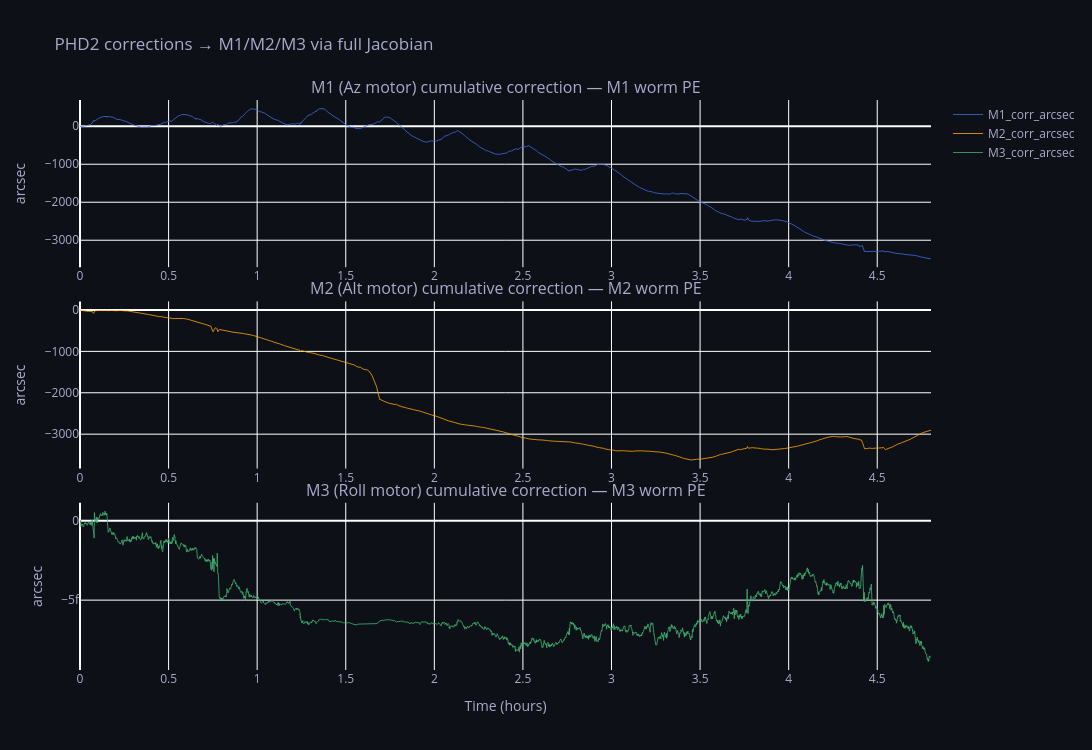

Write notebook code for a chart like this one.
### Code cell
# ── Convert az/alt/roll → theta1/theta2/theta3 ────────────────────────────
# Using azaltroll_to_theta which already handles the FK geometry.
# This gives us the corrected motor angles consistent with the driver.
# Note: azaltroll_to_theta is the IK path without QUEST/MAC,
# so we pass the plate-solved az/alt/roll which already reflects
# the true sky position — theta1/2/3 here are the ideal motor angles.

def compute_theta(row):
    t1, t2, t3 = azaltroll_to_theta(row['az'], row['alt'], row['rollAngle'])
    return pd.Series({'theta1': t1, 'theta2': t2, 'theta3': t3})

print("Computing theta1/theta2/theta3 from az/alt/roll...")
theta_df = df.apply(compute_theta, axis=1)
df = pd.concat([df, theta_df], axis=1)

print("theta stats:")
for col in ['theta1','theta2','theta3']:
    print(f"  {col}: {df[col].min():.2f}° to {df[col].max():.2f}°")
print()

# ── Full Jacobian projection of PHD2 corrections → motor space ────────────
def phd2_to_motor_jacobian(df, alignQ, roll_adj, mac, lat_deg=-33.6554):
    """
    Convert PHD2 RA/Dec sky corrections to M1/M2/M3 motor corrections
    using the full Jacobian at each timestep.
    
    Steps:
    1. Per-step PHD2 correction in RA/Dec degrees
    2. Convert to sky arc (applying cos(dec) to RA)
    3. Rotate from equatorial to horizon frame via parallactic angle
    4. Express as angular velocity vector in mount base frame
    5. Solve J^-1 * omega → motor angle corrections
    """
    import math

    
    lat = math.radians(lat_deg)
    
    # Per-step deltas of accumulated corrections
    ra_accum  = df['phd2_ra_accum'].values
    dec_accum = df['phd2_dec_accum'].values
    dra_deg   = np.diff(ra_accum,  prepend=ra_accum[0])
    ddec_deg  = np.diff(dec_accum, prepend=dec_accum[0])
    
    # Sky arc arcsec
    dec_rad     = np.radians(df['dec'].values)
    dra_sky_as  = dra_deg  * np.cos(dec_rad) * 3600
    ddec_sky_as = ddec_deg * 3600
    
    az_deg  = df['az'].values
    alt_deg = df['alt'].values
    t1      = df['theta1'].values
    t2      = df['theta2'].values
    t3      = df['theta3'].values
    
    dM1 = np.zeros(len(df))
    dM2 = np.zeros(len(df))
    dM3 = np.zeros(len(df))
    
    for i in range(len(df)):
        if abs(dra_sky_as[i]) < 1e-9 and abs(ddec_sky_as[i]) < 1e-9:
            continue
        
        az  = math.radians(az_deg[i])
        alt = math.radians(alt_deg[i])
        
        # Parallactic angle — using same convention as kinematics.py
        num = math.sin(az)
        den = math.tan(lat)*math.cos(alt) - math.sin(alt)*math.cos(az)
        pa  = math.degrees(math.atan2(num, den))
        pa  = ((- pa + 180) % 360) - 180   # wrap180(-angle) per kinematics
        pa_rad = math.radians(pa)
        
        # Rotate equatorial → horizon frame
        # [dAz_sky ]   [cos(pa)   sin(pa)] [dRA_sky ]
        # [dAlt_sky] = [-sin(pa)  cos(pa)] [dDec_sky]
        daz_as  = ( math.cos(pa_rad)*dra_sky_as[i] 
                  + math.sin(pa_rad)*ddec_sky_as[i])
        dalt_as = (-math.sin(pa_rad)*dra_sky_as[i] 
                  + math.cos(pa_rad)*ddec_sky_as[i])
        
        # Convert arcsec → degrees
        daz_deg_  = daz_as  / 3600
        dalt_deg_ = dalt_as / 3600
        
        # Build angular velocity vector in base frame (radians)
        # M1 axis: world vertical [0,0,1]
        # M2 axis: horizontal after az rotation
        # Correction in az maps to world Z rotation / cos(alt)
        # Correction in alt maps to M2 axis rotation
        from quaternion import Q as Quaternion as Q
        qtheta1 = Q(axis=[0,0,1], degrees=-t1[i]+90)
        a2 = np.array(qtheta1.rotate([0,1,0]))   # M2 axis in base frame
        
        omega = (np.array([0.,0.,1.]) * math.radians(daz_deg_ / math.cos(alt))
               + a2                   * math.radians(dalt_deg_))
        
        try:
            J         = theta_to_jacobian(t1[i], t2[i], t3[i])
            theta_dot = np.linalg.solve(J, omega)   # radians per step
            dM1[i]    = math.degrees(theta_dot[0])
            dM2[i]    = math.degrees(theta_dot[1])
            dM3[i]    = math.degrees(theta_dot[2])
        except np.linalg.LinAlgError:
            pass
    
    df['dM1'] = dM1
    df['dM2'] = dM2
    df['dM3'] = dM3
    df['M1_corr_arcsec'] = np.cumsum(dM1) * 3600
    df['M2_corr_arcsec'] = np.cumsum(dM2) * 3600
    df['M3_corr_arcsec'] = np.cumsum(dM3) * 3600
    return df

df = phd2_to_motor_jacobian(df, alignQ, roll_adj, mac)

# ── Plot ──────────────────────────────────────────────────────────────────
fig = make_subplots(rows=3, cols=1,
    subplot_titles=[
        'M1 (Az motor) cumulative correction — M1 worm PE',
        'M2 (Alt motor) cumulative correction — M2 worm PE',
        'M3 (Roll motor) cumulative correction — M3 worm PE'],
    vertical_spacing=0.06)

t_hrs = df['t_sec'] / 3600
colors = ['royalblue','orange','mediumseagreen']
for row, (col, color) in enumerate(zip(
        ['M1_corr_arcsec','M2_corr_arcsec','M3_corr_arcsec'], colors), 1):
    fig.add_trace(go.Scatter(
        x=t_hrs, y=df[col],
        mode='lines', line=dict(color=color, width=0.8),
        name=col), row=row, col=1)

fig.update_yaxes(title_text='arcsec')
fig.update_xaxes(title_text='Time (hours)', row=3, col=1)
fig.update_layout(
    height=750, width=1200,
    plot_bgcolor='#0d1117', paper_bgcolor='#0d1117',
    font=dict(color='#aaaacc'),
    title='PHD2 corrections → M1/M2/M3 via full Jacobian')
fig.show()

print("\nMotor correction totals over session:")
for ax in ['M1','M2','M3']:
    total = df[f'{ax}_corr_arcsec'].iloc[-1]
    rate  = total / (df['t_sec'].iloc[-1]/3600)
    print(f"  {ax}: {total:+.1f} arcsec total  ({rate:+.1f} arcsec/hour)")

### Figure 1 — Plotly figure (JSON) as saved in the notebook; plotly's stock layout.template omitted (floating-point values rounded to 4 significant figures; data arrays with more than 128 entries replaced by an {"elided": "..."} marker saying what was removed)
{"data": [{"line": {"color": "royalblue", "width": 0.8}, "mode": "lines", "name": "M1_corr_arcsec", "type": "scatter", "x": {"elided": "17098 float values"}, "xaxis": "x", "y": {"elided": "17098 float values"}, "yaxis": "y"}, {"line": {"color": "orange", "width": 0.8}, "mode": "lines", "name": "M2_corr_arcsec", "type": "scatter", "x": {"elided": "17098 float values"}, "xaxis": "x2", "y": {"elided": "17098 float values"}, "yaxis": "y2"}, {"line": {"color": "mediumseagreen", "width": 0.8}, "mode": "lines", "name": "M3_corr_arcsec", "type": "scatter", "x": {"elided": "17098 float values"}, "xaxis": "x3", "y": {"elided": "17098 float values"}, "yaxis": "y3"}], "layout": {"annotations": [{"font": {"size": 16}, "showarrow": false, "text": "M1 (Az motor) cumulative correction — M1 worm PE", "x": 0.5, "xanchor": "center", "xref": "paper", "y": 1, "yanchor": "bottom", "yref": "paper"}, {"font": {"size": 16}, "showarrow": false, "text": "M2 (Alt motor) cumulative correction — M2 worm PE", "x": 0.5, "xanchor": "center", "xref": "paper", "y": 0.6467, "yanchor": "bottom", "yref": "paper"}, {"font": {"size": 16}, "showarrow": false, "text": "M3 (Roll motor) cumulative correction — M3 worm PE", "x": 0.5, "xanchor": "center", "xref": "paper", "y": 0.2933, "yanchor": "bottom", "yref": "paper"}], "font": {"color": "#aaaacc"}, "height": 750, "paper_bgcolor": "#0d1117", "plot_bgcolor": "#0d1117", "title": {"text": "PHD2 corrections → M1/M2/M3 via full Jacobian"}, "width": 1200, "xaxis": {"anchor": "y", "domain": [0, 1]}, "xaxis2": {"anchor": "y2", "domain": [0, 1]}, "xaxis3": {"anchor": "y3", "domain": [0, 1], "title": {"text": "Time (hours)"}}, "yaxis": {"anchor": "x", "domain": [0.7067, 1], "title": {"text": "arcsec"}}, "yaxis2": {"anchor": "x2", "domain": [0.3533, 0.6467], "title": {"text": "arcsec"}}, "yaxis3": {"anchor": "x3", "domain": [0, 0.2933], "title": {"text": "arcsec"}}}}
